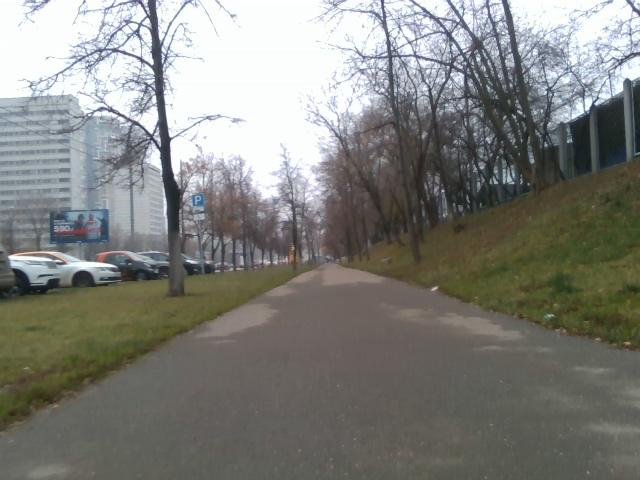
#> input picture images/10500.jpg, 640 x 480 px; its folder holds only this picture in this run
$ python image_detect.py
#> lines starting #> are read from the running program, lines starting #| are printed output that depends on the picture; after the words box and inside, x2 and y2 are one past the last pixel; in counts of white or black regions, pixels touching at a corner belong together
import cv2
import numpy as np
import os

def process_image(image_path):
    # Read the image from the specified path
#> called with image_path = 'images/10500.jpg'
    frame = cv2.imread(image_path)
#> frame is the input picture: shape (480, 640, 3); mean B, G, R 124, 128.8, 128.2

    # Convert to grayscale
    gray = cv2.cvtColor(frame, cv2.COLOR_BGR2GRAY)
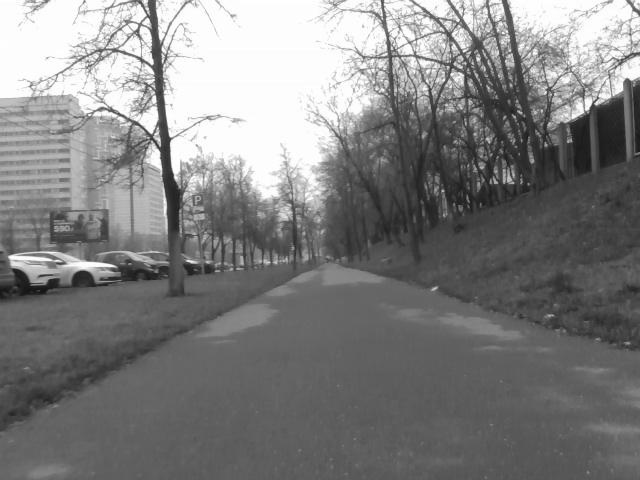
#> gray: shape (480, 640); min 18, max 255, mean 128

    # Apply Gaussian blur
    blur = cv2.GaussianBlur(gray, (5, 5), 0)

    # Use color segmentation to detect the sidewalk (assuming it's greyish)
    lower_bound = np.array([90, 90, 90], dtype="uint8")
    upper_bound = np.array([200, 200, 200], dtype="uint8")
    mask = cv2.inRange(frame, lower_bound, upper_bound)
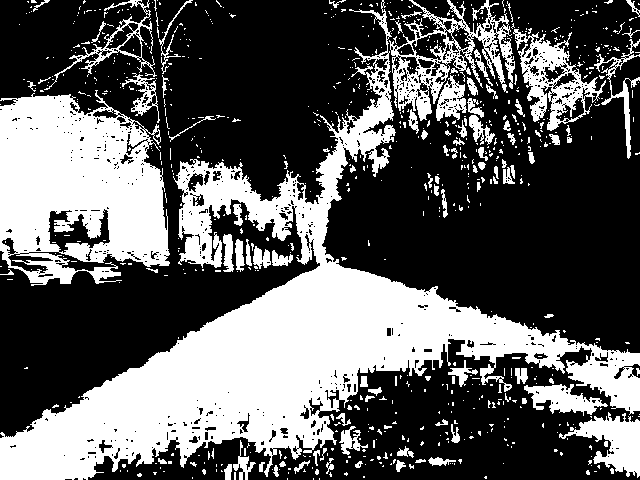
#> mask: shape (480, 640); 37% white; 796 white regions (695 under 20 px), largest, box (x1, y1, x2, y2) and area: (0, 0, 640, 480) 65550, (0, 90, 170, 286) 23486, (389, 0, 515, 121) 4522

    # Apply morphological operations to clean the mask
    kernel = cv2.getStructuringElement(cv2.MORPH_RECT, (15, 15))
    mask = cv2.morphologyEx(mask, cv2.MORPH_CLOSE, kernel)
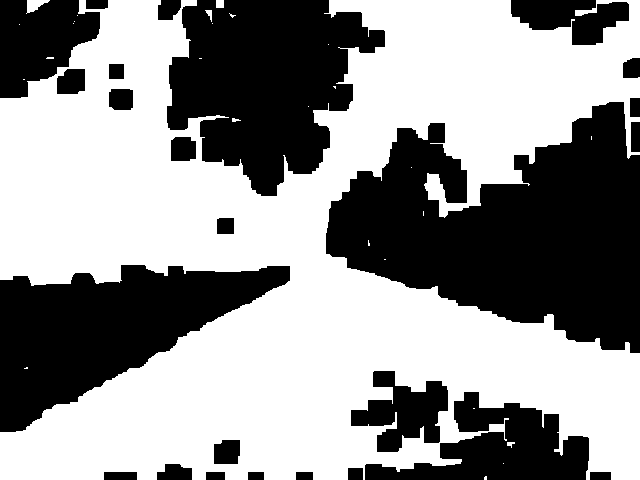
#> mask: shape (480, 640); 57.7% white; 25 black regions, largest, box (x1, y1, x2, y2) and area: (326, 102, 640, 353) 47568, (167, 0, 385, 196) 27478, (0, 265, 290, 432) 24905
    mask = cv2.morphologyEx(mask, cv2.MORPH_OPEN, kernel)
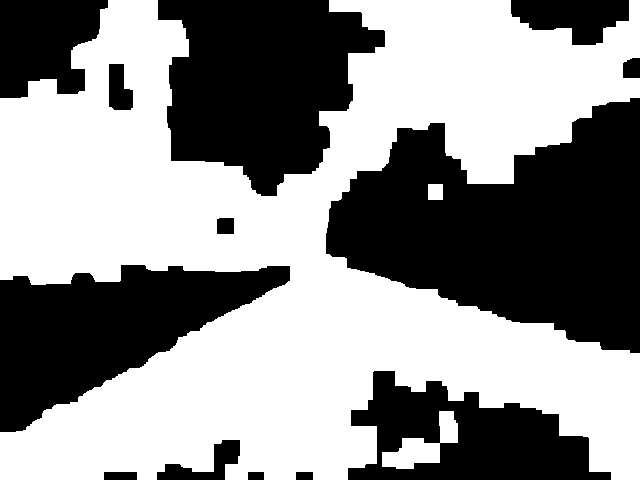
#> mask: shape (480, 640); 56% white; 13 black regions

    # Find contours in the mask
    contours, _ = cv2.findContours(mask, cv2.RETR_EXTERNAL, cv2.CHAIN_APPROX_SIMPLE)
#> contours = 3 contours; box (x1, y1, x2, y2) and area: (0, 0, 640, 480) 168723, (382, 411, 458, 469) 1682, (428, 184, 443, 200) 210

    # Assuming the largest contour is the sidewalk
    if contours:
        largest_contour = max(contours, key=cv2.contourArea)
#> largest_contour = contour of 778 points, box (x1, y1, x2, y2) (0, 0, 640, 480), area 168723
        x, y, w, h = cv2.boundingRect(largest_contour)
#> x = 0; y = 0; w = 640; h = 480

        # Determine direction
        center_x = x + w // 2
#> center_x = 320
        direction = "Move Forward"
        if center_x < frame.shape[1] // 3:
            direction = "Move Left"
        elif center_x > 2 * frame.shape[1] // 3:
            direction = "Move Right"

        # Draw bounding box and direction
        cv2.rectangle(frame, (x, y), (x + w, y + h), (0, 255, 0), 2)
        cv2.putText(frame, direction, (50, 50), cv2.FONT_HERSHEY_SIMPLEX, 1, (0, 255, 0), 2)
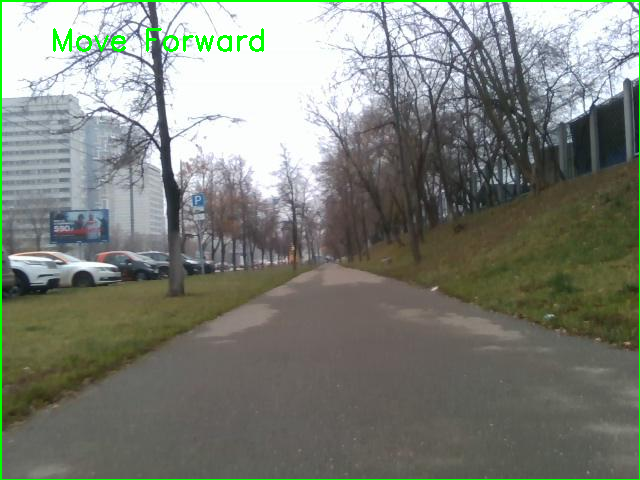
#> frame: shape (480, 640, 3); mean B, G, R 121.2, 129.9, 125.4

    return frame

def process_images_in_folder(folder_path):
    # Get a list of all files in the folder
    image_files = [f for f in os.listdir(folder_path) if f.endswith(('.png', '.jpg', '.jpeg'))]

    for image_file in image_files:
        # Construct the full path to the image
        image_path = os.path.join(folder_path, image_file)

        # Process the image
        processed_image = process_image(image_path)

        # Display the processed image
        cv2.imshow('Sidewalk Detector', processed_image)

        # Wait for a key press and close the image window
        cv2.waitKey(0)
        cv2.destroyAllWindows()

def main():
    # Path to the folder containing images
    folder_path = 'images'

    # Process all images in the folder
    process_images_in_folder(folder_path)

if __name__ == "__main__":
    main()

$ run again, on images/4500.jpg
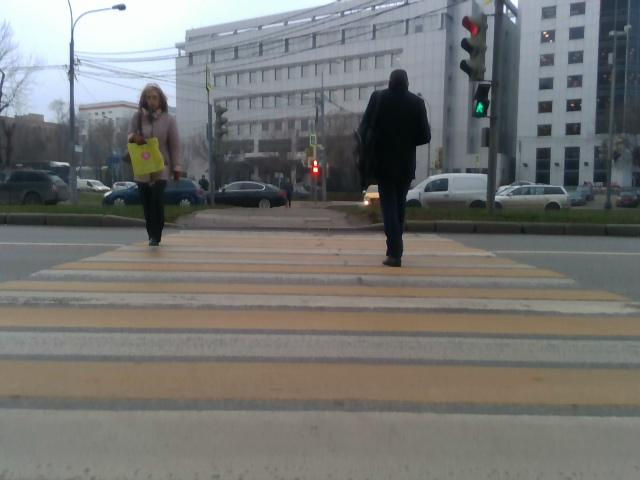
#> input picture images/4500.jpg, 640 x 480 px
#> in process_image, frame is the input picture: shape (480, 640, 3); mean B, G, R 114.2, 116.2, 116
#> in process_image, `mask = cv2.morphologyEx(mask, cv2.MORPH_OPEN, kernel)`:
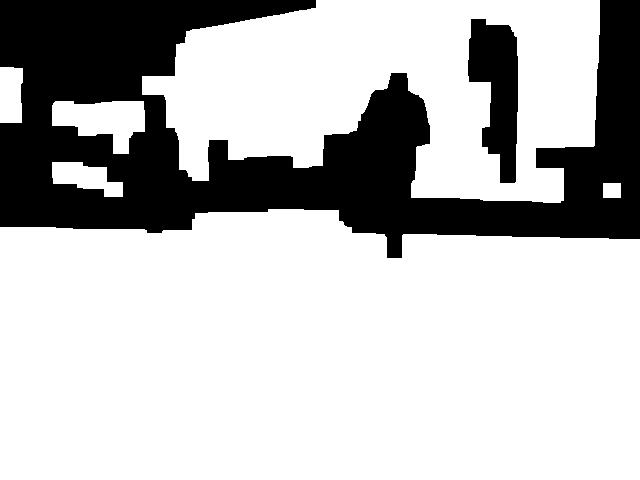
#> mask: shape (480, 640); 73.8% white; 2 black regions
#> contours = 6 contours; box (x1, y1, x2, y2) and area: (0, 209, 640, 480) 160064, (142, 0, 600, 203) 64303, (52, 101, 145, 154) 2964, (52, 162, 123, 197) 1396, (0, 67, 23, 123) 1143, (603, 183, 621, 198) 238
#> largest_contour = contour of 63 points, box (x1, y1, x2, y2) (0, 209, 640, 480), area 160064
#> x = 0; y = 209; w = 640; h = 271
#> center_x = 320
#> in process_image, `cv2.putText(frame, direction, (50, 50), cv2.FONT_HERSHEY_SIMPLEX, 1, (..`:
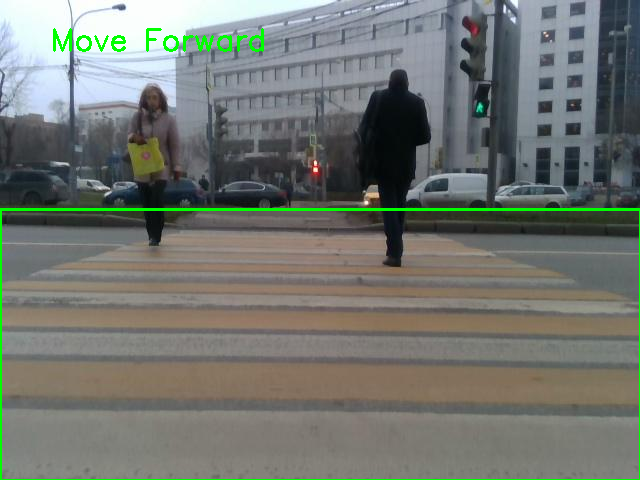
#> frame: shape (480, 640, 3); mean B, G, R 112.4, 118.3, 114.2

$ run again, on images/4800.jpg
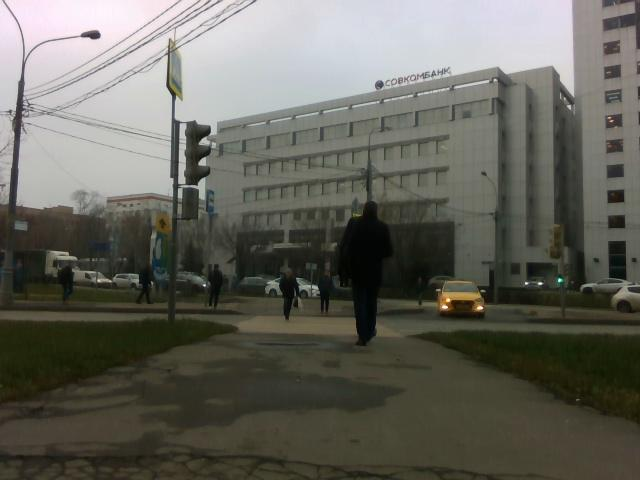
#> input picture images/4800.jpg, 640 x 480 px
#> in process_image, frame is the input picture: shape (480, 640, 3); mean B, G, R 92.3, 100.8, 101.3
#> in process_image, `mask = cv2.morphologyEx(mask, cv2.MORPH_OPEN, kernel)`:
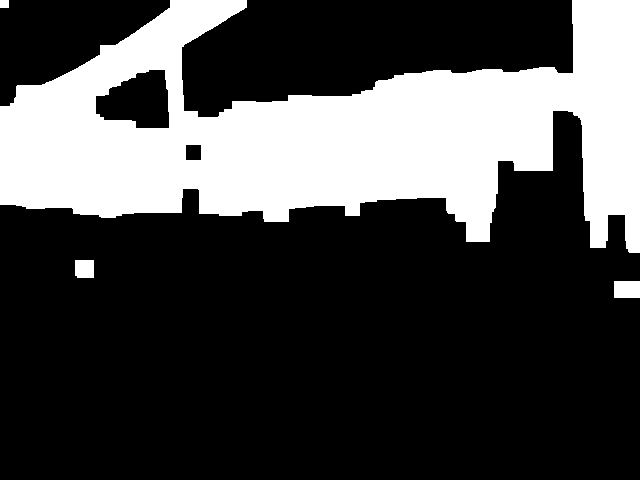
#> mask: shape (480, 640); 28.2% white; 4 white regions
#> contours = 4 contours; box (x1, y1, x2, y2) and area: (0, 0, 640, 253) 87832, (614, 281, 640, 298) 400, (75, 260, 94, 278) 302, (0, 0, 9, 8) 56
#> largest_contour = contour of 398 points, box (x1, y1, x2, y2) (0, 0, 640, 253), area 87832
#> x = 0; w = 640; h = 253
#> center_x = 320
#> in process_image, `cv2.putText(frame, direction, (50, 50), cv2.FONT_HERSHEY_SIMPLEX, 1, (..`:
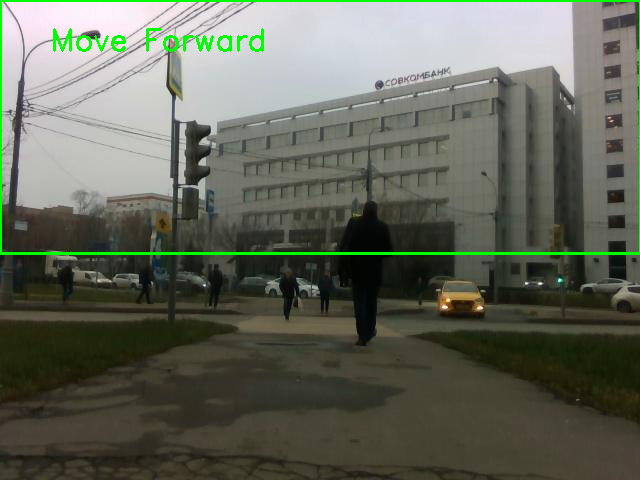
#> frame: shape (480, 640, 3); mean B, G, R 89.8, 102.7, 98.7

$ run again, on images/7500.jpg
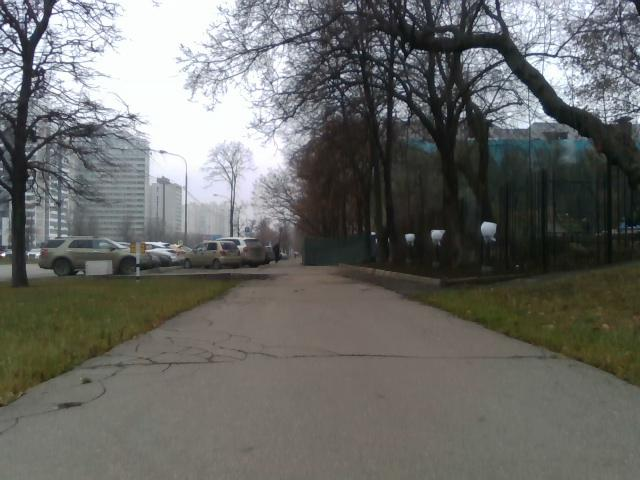
#> input picture images/7500.jpg, 640 x 480 px
#> in process_image, frame is the input picture: shape (480, 640, 3); mean B, G, R 103.6, 106.7, 106.1
#> in process_image, `mask = cv2.morphologyEx(mask, cv2.MORPH_OPEN, kernel)`:
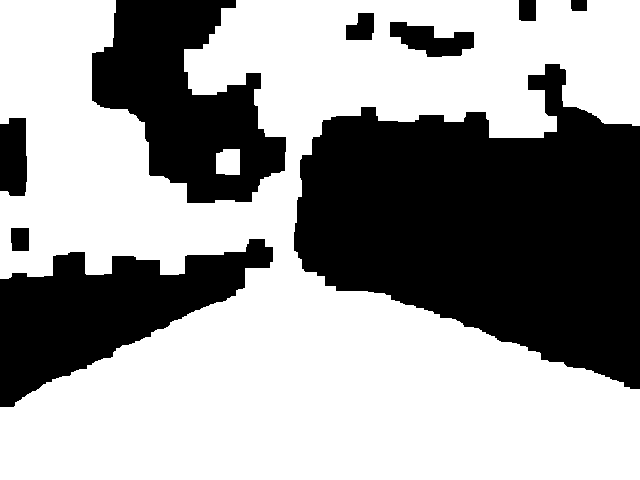
#> mask: shape (480, 640); 60.9% white; 9 black regions
#> contours = 2 contours; box (x1, y1, x2, y2) and area: (0, 0, 640, 480) 187118, (216, 149, 240, 175) 542
#> largest_contour = contour of 658 points, box (x1, y1, x2, y2) (0, 0, 640, 480), area 187118
#> x = 0; w = 640; h = 480
#> center_x = 320
#> in process_image, `cv2.putText(frame, direction, (50, 50), cv2.FONT_HERSHEY_SIMPLEX, 1, (..`:
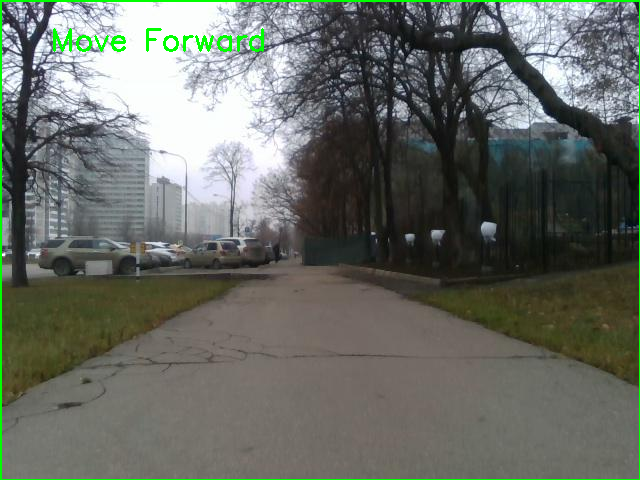
#> frame: shape (480, 640, 3); mean B, G, R 101.2, 108.3, 103.8
